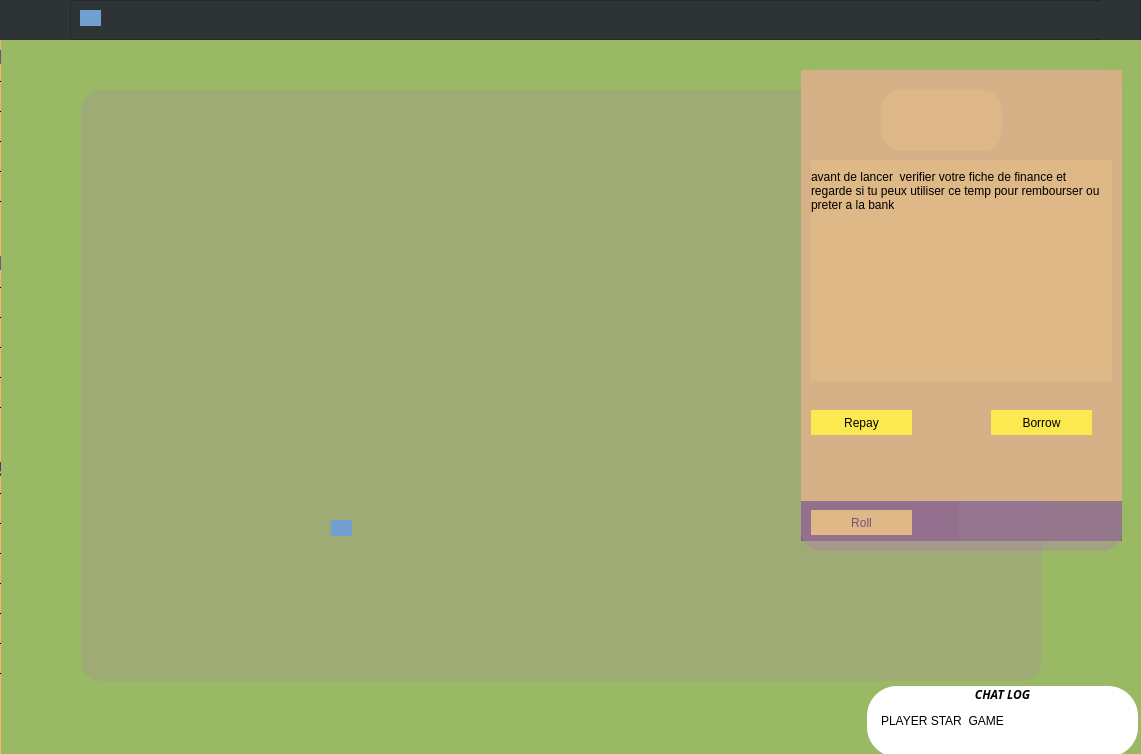
<?xml version="1.0" encoding="UTF-8"?>
<ui version="4.0">
 <class>MainWindow</class>
 <widget class="QMainWindow" name="MainWindow">
  <property name="geometry">
   <rect>
    <x>0</x>
    <y>0</y>
    <width>1141</width>
    <height>754</height>
   </rect>
  </property>
  <property name="windowTitle">
   <string>MainWindow</string>
  </property>
  <property name="styleSheet">
   <string notr="true">background-color: rgb(138, 226, 52);</string>
  </property>
  <widget class="QWidget" name="centralwidget">
   <property name="styleSheet">
    <string notr="true"/>
   </property>
   <layout class="QVBoxLayout" name="verticalLayout">
    <property name="spacing">
     <number>0</number>
    </property>
    <property name="leftMargin">
     <number>0</number>
    </property>
    <property name="topMargin">
     <number>0</number>
    </property>
    <property name="rightMargin">
     <number>0</number>
    </property>
    <property name="bottomMargin">
     <number>0</number>
    </property>
    <item>
     <widget class="QFrame" name="top_bar">
      <property name="maximumSize">
       <size>
        <width>16777215</width>
        <height>40</height>
       </size>
      </property>
      <property name="styleSheet">
       <string notr="true">background-color: rgb(173, 127, 168);</string>
      </property>
      <property name="frameShape">
       <enum>QFrame::NoFrame</enum>
      </property>
      <property name="frameShadow">
       <enum>QFrame::Raised</enum>
      </property>
      <layout class="QHBoxLayout" name="horizontalLayout">
       <property name="spacing">
        <number>0</number>
       </property>
       <property name="leftMargin">
        <number>0</number>
       </property>
       <property name="topMargin">
        <number>0</number>
       </property>
       <property name="rightMargin">
        <number>0</number>
       </property>
       <property name="bottomMargin">
        <number>0</number>
       </property>
       <item>
        <widget class="QFrame" name="frame_btn_toggle">
         <property name="maximumSize">
          <size>
           <width>70</width>
           <height>40</height>
          </size>
         </property>
         <property name="styleSheet">
          <string notr="true">background-color: rgb(46, 52, 54);</string>
         </property>
         <property name="frameShape">
          <enum>QFrame::NoFrame</enum>
         </property>
         <property name="frameShadow">
          <enum>QFrame::Raised</enum>
         </property>
         <widget class="QPushButton" name="btn_toggle">
          <property name="geometry">
           <rect>
            <x>0</x>
            <y>-1</y>
            <width>70</width>
            <height>51</height>
           </rect>
          </property>
          <property name="sizePolicy">
           <sizepolicy hsizetype="Expanding" vsizetype="Expanding">
            <horstretch>0</horstretch>
            <verstretch>0</verstretch>
           </sizepolicy>
          </property>
          <property name="styleSheet">
           <string notr="true">border:0px solid
</string>
          </property>
          <property name="text">
           <string/>
          </property>
          <property name="icon">
           <iconset resource="icons.qrc">
            <normaloff>:/icons/icons/align-left.svg</normaloff>:/icons/icons/align-left.svg</iconset>
          </property>
          <property name="iconSize">
           <size>
            <width>76</width>
            <height>50</height>
           </size>
          </property>
          <property name="shortcut">
           <string>A</string>
          </property>
          <property name="autoRepeat">
           <bool>false</bool>
          </property>
         </widget>
        </widget>
       </item>
       <item>
        <widget class="QFrame" name="frame_top">
         <property name="styleSheet">
          <string notr="true">background-color: rgb(46, 52, 54);</string>
         </property>
         <property name="frameShape">
          <enum>QFrame::StyledPanel</enum>
         </property>
         <property name="frameShadow">
          <enum>QFrame::Raised</enum>
         </property>
         <widget class="QPushButton" name="EXIT">
          <property name="geometry">
           <rect>
            <x>1030</x>
            <y>0</y>
            <width>40</width>
            <height>40</height>
           </rect>
          </property>
          <property name="maximumSize">
           <size>
            <width>40</width>
            <height>40</height>
           </size>
          </property>
          <property name="styleSheet">
           <string notr="true">border:0px solid</string>
          </property>
          <property name="text">
           <string/>
          </property>
          <property name="icon">
           <iconset resource="icons.qrc">
            <normaloff>:/icons/icons/log-out.svg</normaloff>:/icons/icons/log-out.svg</iconset>
          </property>
          <property name="iconSize">
           <size>
            <width>40</width>
            <height>20</height>
           </size>
          </property>
          <property name="shortcut">
           <string>Esc</string>
          </property>
          <property name="autoExclusive">
           <bool>false</bool>
          </property>
         </widget>
         <widget class="QPushButton" name="pushButton_11">
          <property name="geometry">
           <rect>
            <x>10</x>
            <y>10</y>
            <width>21</width>
            <height>16</height>
           </rect>
          </property>
          <property name="styleSheet">
           <string notr="true">border-radius:200px;
background-color: rgb(114, 159, 207);</string>
          </property>
          <property name="text">
           <string/>
          </property>
         </widget>
         <widget class="QWidget" name="layoutWidget">
          <property name="geometry">
           <rect>
            <x>10</x>
            <y>10</y>
            <width>21</width>
            <height>16</height>
           </rect>
          </property>
          <layout class="QHBoxLayout" name="horizontalLayout_3">
           <property name="spacing">
            <number>0</number>
           </property>
          </layout>
         </widget>
         <zorder>layoutWidget</zorder>
         <zorder>EXIT</zorder>
         <zorder>pushButton_11</zorder>
        </widget>
       </item>
      </layout>
     </widget>
    </item>
    <item>
     <widget class="QFrame" name="content">
      <property name="styleSheet">
       <string notr="true">background-color: rgba(173, 127, 168,60);</string>
      </property>
      <property name="frameShape">
       <enum>QFrame::NoFrame</enum>
      </property>
      <property name="frameShadow">
       <enum>QFrame::Raised</enum>
      </property>
      <layout class="QHBoxLayout" name="horizontalLayout_2">
       <property name="spacing">
        <number>0</number>
       </property>
       <property name="leftMargin">
        <number>0</number>
       </property>
       <property name="topMargin">
        <number>0</number>
       </property>
       <property name="rightMargin">
        <number>0</number>
       </property>
       <property name="bottomMargin">
        <number>0</number>
       </property>
       <item>
        <widget class="QFrame" name="frame_left_menu">
         <property name="maximumSize">
          <size>
           <width>1</width>
           <height>16777215</height>
          </size>
         </property>
         <property name="styleSheet">
          <string notr="true">background-color: qlineargradient(spread:pad, x1:0, y1:0, x2:1, y2:0, stop:0 rgba(255, 178, 102, 100), stop:1 rgba(255, 178, 102, 100));</string>
         </property>
         <property name="frameShape">
          <enum>QFrame::NoFrame</enum>
         </property>
         <property name="frameShadow">
          <enum>QFrame::Raised</enum>
         </property>
         <layout class="QVBoxLayout" name="verticalLayout_2">
          <property name="spacing">
           <number>0</number>
          </property>
          <property name="leftMargin">
           <number>0</number>
          </property>
          <property name="topMargin">
           <number>0</number>
          </property>
          <property name="rightMargin">
           <number>0</number>
          </property>
          <property name="bottomMargin">
           <number>0</number>
          </property>
          <item>
           <widget class="QFrame" name="frame_top_menus">
            <property name="styleSheet">
             <string notr="true">background-color: qlineargradient(spread:pad, x1:0, y1:0, x2:1, y2:0, stop:0 rgba(255, 178, 102, 100), stop:1 rgba(255, 178, 102, 100));</string>
            </property>
            <layout class="QVBoxLayout" name="verticalLayout_3">
             <property name="spacing">
              <number>0</number>
             </property>
             <property name="leftMargin">
              <number>0</number>
             </property>
             <property name="topMargin">
              <number>0</number>
             </property>
             <property name="rightMargin">
              <number>0</number>
             </property>
             <property name="bottomMargin">
              <number>0</number>
             </property>
             <item>
              <widget class="QWidget" name="widget" native="true">
               <property name="styleSheet">
                <string notr="true">background-color: qlineargradient(spread:pad, x1:0, y1:0, x2:1, y2:0, stop:0 rgba(255, 178, 102, 100), stop:1 rgba(255, 178, 102, 100));</string>
               </property>
               <widget class="QWidget" name="layoutWidget">
                <property name="geometry">
                 <rect>
                  <x>0</x>
                  <y>10</y>
                  <width>611</width>
                  <height>721</height>
                 </rect>
                </property>
                <layout class="QGridLayout" name="gridLayout">
                 <property name="spacing">
                  <number>0</number>
                 </property>
                 <item row="0" column="0">
                  <widget class="QLabel" name="label_2">
                   <property name="styleSheet">
                    <string notr="true">background-color: rgb(117, 80, 123);
font: 57 italic 17pt &quot;Ubuntu&quot;;
color: rgb(238, 238, 236);</string>
                   </property>
                   <property name="text">
                    <string>INCOME</string>
                   </property>
                   <property name="alignment">
                    <set>Qt::AlignCenter</set>
                   </property>
                  </widget>
                 </item>
                 <item row="0" column="1" rowspan="2" colspan="4">
                  <widget class="QLabel" name="label_5">
                   <property name="text">
                    <string>INCREASE PASSIVE INCOME TO ESCAPE    THE RAT RAT RACE</string>
                   </property>
                   <property name="scaledContents">
                    <bool>false</bool>
                   </property>
                   <property name="alignment">
                    <set>Qt::AlignHCenter|Qt::AlignTop</set>
                   </property>
                   <property name="wordWrap">
                    <bool>true</bool>
                   </property>
                   <property name="indent">
                    <number>-1</number>
                   </property>
                  </widget>
                 </item>
                 <item row="1" column="0" rowspan="3">
                  <widget class="QTableWidget" name="tableWidget">
                   <property name="styleSheet">
                    <string notr="true">background-color: qlineargradient(spread:pad, x1:0, y1:0, x2:1, y2:0, stop:0 rgba(255, 178, 102, 255), stop:1 rgba(255, 178, 102, 255));</string>
                   </property>
                   <property name="frameShape">
                    <enum>QFrame::NoFrame</enum>
                   </property>
                   <row>
                    <property name="text">
                     <string>interest dividends</string>
                    </property>
                   </row>
                   <row>
                    <property name="text">
                     <string/>
                    </property>
                   </row>
                   <row>
                    <property name="text">
                     <string>investissement reel</string>
                    </property>
                   </row>
                   <row>
                    <property name="text">
                     <string/>
                    </property>
                   </row>
                   <column>
                    <property name="text">
                     <string>cash flow</string>
                    </property>
                    <property name="background">
                     <color>
                      <red>32</red>
                      <green>74</green>
                      <blue>135</blue>
                     </color>
                    </property>
                   </column>
                  </widget>
                 </item>
                 <item row="2" column="2" colspan="2">
                  <widget class="QLabel" name="label_6">
                   <property name="text">
                    <string>TOTAL EXPENSES:</string>
                   </property>
                  </widget>
                 </item>
                 <item row="2" column="4">
                  <widget class="QLabel" name="TOTAL_EXPENSE">
                   <property name="text">
                    <string/>
                   </property>
                  </widget>
                 </item>
                 <item row="3" column="2" colspan="3">
                  <widget class="QProgressBar" name="passiv_income">
                   <property name="value">
                    <number>24</number>
                   </property>
                  </widget>
                 </item>
                 <item row="4" column="0">
                  <widget class="QLabel" name="label">
                   <property name="styleSheet">
                    <string notr="true">font: 57 italic 16pt &quot;Ubuntu&quot;;
background-color: rgb(117, 80, 123);
color: rgb(238, 238, 236);</string>
                   </property>
                   <property name="text">
                    <string>EXPENSES</string>
                   </property>
                  </widget>
                 </item>
                 <item row="4" column="2" rowspan="2">
                  <widget class="QLabel" name="label_7">
                   <property name="text">
                    <string>CASH :</string>
                   </property>
                  </widget>
                 </item>
                 <item row="5" column="0" rowspan="4">
                  <widget class="QTableWidget" name="tableWidget_2">
                   <property name="styleSheet">
                    <string notr="true">background-color: qlineargradient(spread:pad, x1:0, y1:0, x2:1, y2:0, stop:0 rgba(255, 178, 102, 255), stop:1 rgba(255, 178, 102, 255));</string>
                   </property>
                   <property name="frameShape">
                    <enum>QFrame::NoFrame</enum>
                   </property>
                   <row>
                    <property name="text">
                     <string>interest dividends</string>
                    </property>
                   </row>
                   <row>
                    <property name="text">
                     <string/>
                    </property>
                   </row>
                   <row>
                    <property name="text">
                     <string>investissement reel</string>
                    </property>
                   </row>
                   <row>
                    <property name="text">
                     <string/>
                    </property>
                   </row>
                   <column>
                    <property name="text">
                     <string>cash flow</string>
                    </property>
                   </column>
                  </widget>
                 </item>
                 <item row="6" column="2">
                  <widget class="QLabel" name="label_8">
                   <property name="text">
                    <string>TOTAL INCOME :</string>
                   </property>
                  </widget>
                 </item>
                 <item row="7" column="2">
                  <widget class="QLabel" name="label_9">
                   <property name="text">
                    <string>TOTAL EXPENSES :</string>
                   </property>
                  </widget>
                 </item>
                 <item row="7" column="3" colspan="2">
                  <widget class="QLabel" name="TOTAL_EXOENSE">
                   <property name="text">
                    <string>$</string>
                   </property>
                  </widget>
                 </item>
                 <item row="8" column="2">
                  <widget class="QLabel" name="label_10">
                   <property name="text">
                    <string>PAYDAY :</string>
                   </property>
                  </widget>
                 </item>
                 <item row="8" column="3" colspan="2">
                  <widget class="QLabel" name="PAYDAY">
                   <property name="text">
                    <string>$</string>
                   </property>
                  </widget>
                 </item>
                 <item row="9" column="0" colspan="5">
                  <widget class="QLabel" name="label_3">
                   <property name="styleSheet">
                    <string notr="true">background-color: rgb(92, 53, 102);
color: rgb(238, 238, 236);</string>
                   </property>
                   <property name="text">
                    <string>ASSETS                                                                    LIABILITIES</string>
                   </property>
                  </widget>
                 </item>
                 <item row="10" column="0" colspan="2">
                  <widget class="QTableWidget" name="tableWidget_3">
                   <property name="styleSheet">
                    <string notr="true">background-color: qlineargradient(spread:pad, x1:0, y1:0, x2:1, y2:0, stop:0 rgba(255, 178, 102, 255), stop:1 rgba(255, 178, 102, 255));</string>
                   </property>
                   <property name="frameShape">
                    <enum>QFrame::NoFrame</enum>
                   </property>
                   <row>
                    <property name="text">
                     <string/>
                    </property>
                   </row>
                   <row>
                    <property name="text">
                     <string/>
                    </property>
                   </row>
                   <row>
                    <property name="text">
                     <string/>
                    </property>
                   </row>
                   <row>
                    <property name="text">
                     <string/>
                    </property>
                   </row>
                   <row>
                    <property name="text">
                     <string/>
                    </property>
                   </row>
                   <row>
                    <property name="text">
                     <string/>
                    </property>
                   </row>
                   <column>
                    <property name="text">
                     <string>STOCKS /Funds /CDs</string>
                    </property>
                   </column>
                   <column>
                    <property name="text">
                     <string>$/Share</string>
                    </property>
                   </column>
                   <item row="3" column="0">
                    <property name="text">
                     <string>Real Estate/Business</string>
                    </property>
                    <property name="font">
                     <font>
                      <pointsize>14</pointsize>
                      <italic>true</italic>
                     </font>
                    </property>
                   </item>
                   <item row="3" column="1">
                    <property name="text">
                     <string>Cost</string>
                    </property>
                    <property name="font">
                     <font>
                      <pointsize>12</pointsize>
                      <italic>true</italic>
                     </font>
                    </property>
                   </item>
                  </widget>
                 </item>
                 <item row="10" column="2" colspan="3">
                  <widget class="QTableWidget" name="tableWidget_4">
                   <property name="styleSheet">
                    <string notr="true">background-color: qlineargradient(spread:pad, x1:0, y1:0, x2:1, y2:0, stop:0 rgba(255, 178, 102, 255), stop:1 rgba(255, 178, 102, 255));</string>
                   </property>
                   <property name="frameShape">
                    <enum>QFrame::NoFrame</enum>
                   </property>
                   <row>
                    <property name="text">
                     <string>MAISON ENGAGE :</string>
                    </property>
                   </row>
                   <row>
                    <property name="text">
                     <string>Car Loans :</string>
                    </property>
                   </row>
                   <row>
                    <property name="text">
                     <string>Credit Cards :</string>
                    </property>
                   </row>
                   <row>
                    <property name="text">
                     <string>investissement reel</string>
                    </property>
                   </row>
                   <row>
                    <property name="text">
                     <string>Real Estate/Businness</string>
                    </property>
                   </row>
                   <row>
                    <property name="text">
                     <string/>
                    </property>
                   </row>
                   <column>
                    <property name="text">
                     <string/>
                    </property>
                   </column>
                   <item row="4" column="0">
                    <property name="text">
                     <string>Liability</string>
                    </property>
                    <property name="font">
                     <font>
                      <family>Serif</family>
                      <pointsize>14</pointsize>
                      <weight>75</weight>
                      <italic>true</italic>
                      <bold>true</bold>
                     </font>
                    </property>
                   </item>
                  </widget>
                 </item>
                 <item row="6" column="3" colspan="2">
                  <widget class="QLabel" name="TOTAL_INCOME">
                   <property name="text">
                    <string>$</string>
                   </property>
                  </widget>
                 </item>
                 <item row="5" column="3" colspan="2">
                  <widget class="QLabel" name="CASH">
                   <property name="text">
                    <string>$</string>
                   </property>
                  </widget>
                 </item>
                </layout>
               </widget>
              </widget>
             </item>
            </layout>
           </widget>
          </item>
         </layout>
        </widget>
       </item>
       <item>
        <widget class="QFrame" name="frame_pages">
         <property name="styleSheet">
          <string notr="true">QFrame#frame_pages{
border-image: url(:/icons/images.jpeg);
}</string>
         </property>
         <property name="frameShape">
          <enum>QFrame::NoFrame</enum>
         </property>
         <property name="frameShadow">
          <enum>QFrame::Raised</enum>
         </property>
         <widget class="QLabel" name="boardgame">
          <property name="geometry">
           <rect>
            <x>80</x>
            <y>50</y>
            <width>961</width>
            <height>591</height>
           </rect>
          </property>
          <property name="styleSheet">
           <string notr="true">border-image: url(:/icons/board/hqdefault.jpg);

border-radius:20px;</string>
          </property>
          <property name="text">
           <string/>
          </property>
         </widget>
         <widget class="QLabel" name="label_15">
          <property name="geometry">
           <rect>
            <x>800</x>
            <y>30</y>
            <width>321</width>
            <height>471</height>
           </rect>
          </property>
          <property name="styleSheet">
           <string notr="true">background-color: qlineargradient(spread:pad, x1:0.487562, y1:0.045, x2:0.493, y2:0.045, stop:0 rgba(117, 80, 123, 196), stop:1 rgba(117, 80, 123, 174));</string>
          </property>
          <property name="text">
           <string/>
          </property>
         </widget>
         <widget class="QStackedWidget" name="stackedWidget">
          <property name="geometry">
           <rect>
            <x>800</x>
            <y>30</y>
            <width>321</width>
            <height>481</height>
           </rect>
          </property>
          <property name="styleSheet">
           <string notr="true">
border-radius:20px;</string>
          </property>
          <property name="currentIndex">
           <number>1</number>
          </property>
          <widget class="QWidget" name="page_8">
           <widget class="QStackedWidget" name="stackedWidget_3">
            <property name="geometry">
             <rect>
              <x>0</x>
              <y>-10</y>
              <width>321</width>
              <height>461</height>
             </rect>
            </property>
            <property name="styleSheet">
             <string notr="true">background-color: rgba(222, 184, 135, 232);</string>
            </property>
            <property name="frameShadow">
             <enum>QFrame::Plain</enum>
            </property>
            <property name="currentIndex">
             <number>1</number>
            </property>
            <widget class="QWidget" name="page_9"/>
            <widget class="QWidget" name="page_10">
             <widget class="QFrame" name="frame_3">
              <property name="geometry">
               <rect>
                <x>10</x>
                <y>90</y>
                <width>301</width>
                <height>371</height>
               </rect>
              </property>
              <property name="frameShape">
               <enum>QFrame::NoFrame</enum>
              </property>
              <property name="frameShadow">
               <enum>QFrame::Raised</enum>
              </property>
              <widget class="QLabel" name="title">
               <property name="geometry">
                <rect>
                 <x>20</x>
                 <y>60</y>
                 <width>261</width>
                 <height>20</height>
                </rect>
               </property>
               <property name="styleSheet">
                <string notr="true">font: 57 bold 13pt &quot;Ubuntu&quot;;
color: rgb(117, 80, 123);</string>
               </property>
               <property name="text">
                <string>Player  choose your DREAM</string>
               </property>
              </widget>
              <widget class="QLabel" name="dream_Description_2">
               <property name="geometry">
                <rect>
                 <x>10</x>
                 <y>50</y>
                 <width>281</width>
                 <height>121</height>
                </rect>
               </property>
               <property name="styleSheet">
                <string notr="true">background-color: rgba(222, 184, 135, 0);</string>
               </property>
               <property name="text">
                <string>tu na pas de reve</string>
               </property>
              </widget>
              <zorder>dream_Description_2</zorder>
              <zorder>title</zorder>
             </widget>
             <widget class="QPushButton" name="btn_prev_1">
              <property name="geometry">
               <rect>
                <x>40</x>
                <y>40</y>
                <width>20</width>
                <height>20</height>
               </rect>
              </property>
              <property name="maximumSize">
               <size>
                <width>20</width>
                <height>20</height>
               </size>
              </property>
              <property name="styleSheet">
               <string notr="true">border:0px solid
</string>
              </property>
              <property name="text">
               <string/>
              </property>
              <property name="icon">
               <iconset resource="icons.qrc">
                <normaloff>:/icons/icons/chevrons-left.svg</normaloff>:/icons/icons/chevrons-left.svg</iconset>
              </property>
              <property name="iconSize">
               <size>
                <width>20</width>
                <height>20</height>
               </size>
              </property>
             </widget>
             <widget class="QPushButton" name="btn_next_2">
              <property name="geometry">
               <rect>
                <x>240</x>
                <y>40</y>
                <width>20</width>
                <height>20</height>
               </rect>
              </property>
              <property name="maximumSize">
               <size>
                <width>20</width>
                <height>20</height>
               </size>
              </property>
              <property name="styleSheet">
               <string notr="true">border:0px solid
</string>
              </property>
              <property name="text">
               <string/>
              </property>
              <property name="icon">
               <iconset resource="icons.qrc">
                <normaloff>:/icons/icons/chevrons-right.svg</normaloff>:/icons/icons/chevrons-right.svg</iconset>
              </property>
              <property name="iconSize">
               <size>
                <width>20</width>
                <height>20</height>
               </size>
              </property>
              <property name="autoRepeat">
               <bool>false</bool>
              </property>
             </widget>
             <widget class="QLabel" name="image_Dream_2">
              <property name="geometry">
               <rect>
                <x>80</x>
                <y>20</y>
                <width>131</width>
                <height>61</height>
               </rect>
              </property>
              <property name="styleSheet">
               <string notr="true">border-image: url(:/board/rolling-dices.svg);</string>
              </property>
              <property name="text">
               <string/>
              </property>
             </widget>
             <widget class="QLabel" name="Profession_info_2">
              <property name="geometry">
               <rect>
                <x>20</x>
                <y>290</y>
                <width>291</width>
                <height>151</height>
               </rect>
              </property>
              <property name="styleSheet">
               <string notr="true">background-color: rgb(238, 238, 236);</string>
              </property>
              <property name="text">
               <string/>
              </property>
             </widget>
            </widget>
           </widget>
           <widget class="QPushButton" name="choose">
            <property name="geometry">
             <rect>
              <x>40</x>
              <y>460</y>
              <width>89</width>
              <height>25</height>
             </rect>
            </property>
            <property name="styleSheet">
             <string notr="true">background-color: rgb(222, 184, 135);
color: rgb(117, 80, 123);</string>
            </property>
            <property name="text">
             <string>CHOOSE</string>
            </property>
           </widget>
          </widget>
          <widget class="QWidget" name="page_11">
           <widget class="QPushButton" name="pushButton_7">
            <property name="geometry">
             <rect>
              <x>10</x>
              <y>440</y>
              <width>101</width>
              <height>25</height>
             </rect>
            </property>
            <property name="styleSheet">
             <string notr="true">background-color: rgb(222, 184, 135);
color: rgb(117, 80, 123);</string>
            </property>
            <property name="text">
             <string>Roll</string>
            </property>
           </widget>
           <widget class="QFrame" name="frame_5">
            <property name="geometry">
             <rect>
              <x>0</x>
              <y>0</y>
              <width>321</width>
              <height>431</height>
             </rect>
            </property>
            <property name="styleSheet">
             <string notr="true">background-color: rgba(222, 184, 135, 229);
border-radius:200px;</string>
            </property>
            <property name="frameShape">
             <enum>QFrame::StyledPanel</enum>
            </property>
            <property name="frameShadow">
             <enum>QFrame::Raised</enum>
            </property>
            <widget class="QPushButton" name="pushButton_9">
             <property name="geometry">
              <rect>
               <x>190</x>
               <y>340</y>
               <width>101</width>
               <height>25</height>
              </rect>
             </property>
             <property name="styleSheet">
              <string notr="true">background-color: rgb(252, 233, 79);
border-radius:2000px;</string>
             </property>
             <property name="text">
              <string>Borrow</string>
             </property>
            </widget>
            <widget class="QPushButton" name="pushButton_8">
             <property name="geometry">
              <rect>
               <x>10</x>
               <y>340</y>
               <width>101</width>
               <height>25</height>
              </rect>
             </property>
             <property name="styleSheet">
              <string notr="true">background-color: rgb(252, 233, 79);

border-radius:15px;
</string>
             </property>
             <property name="text">
              <string>Repay</string>
             </property>
            </widget>
            <widget class="QFrame" name="frame_8">
             <property name="geometry">
              <rect>
               <x>10</x>
               <y>90</y>
               <width>301</width>
               <height>221</height>
              </rect>
             </property>
             <property name="styleSheet">
              <string notr="true">background-color: rgb(222, 184, 135);</string>
             </property>
             <property name="frameShape">
              <enum>QFrame::NoFrame</enum>
             </property>
             <property name="frameShadow">
              <enum>QFrame::Raised</enum>
             </property>
             <widget class="QLabel" name="information">
              <property name="geometry">
               <rect>
                <x>0</x>
                <y>-10</y>
                <width>291</width>
                <height>81</height>
               </rect>
              </property>
              <property name="styleSheet">
               <string notr="true">background-color: rgb(222, 184, 135);</string>
              </property>
              <property name="text">
               <string>avant de lancer  verifier votre fiche de finance et regarde si tu peux utiliser ce temp pour rembourser ou preter a la bank </string>
              </property>
              <property name="scaledContents">
               <bool>true</bool>
              </property>
              <property name="wordWrap">
               <bool>true</bool>
              </property>
             </widget>
             <widget class="QLabel" name="dice_rolling">
              <property name="geometry">
               <rect>
                <x>10</x>
                <y>80</y>
                <width>261</width>
                <height>131</height>
               </rect>
              </property>
              <property name="styleSheet">
               <string notr="true">border-image: url(:/board/board/tenor.gif);
border-image: url(:/board/board/animated-dice-image-0094.gif);
border-radius:20px;</string>
              </property>
              <property name="text">
               <string/>
              </property>
              <property name="wordWrap">
               <bool>false</bool>
              </property>
              <property name="textInteractionFlags">
               <set>Qt::NoTextInteraction</set>
              </property>
             </widget>
             <widget class="QLabel" name="label_13">
              <property name="geometry">
               <rect>
                <x>-10</x>
                <y>-100</y>
                <width>319</width>
                <height>441</height>
               </rect>
              </property>
              <property name="styleSheet">
               <string notr="true">background-color: rgba(222, 184, 135, 229);</string>
              </property>
              <property name="text">
               <string/>
              </property>
             </widget>
             <zorder>label_13</zorder>
             <zorder>information</zorder>
             <zorder>dice_rolling</zorder>
            </widget>
            <widget class="QLabel" name="dice_image">
             <property name="geometry">
              <rect>
               <x>80</x>
               <y>20</y>
               <width>121</width>
               <height>61</height>
              </rect>
             </property>
             <property name="styleSheet">
              <string notr="true">border-image: url(:/board/rolling-dices.svg);
border-radius:20px;</string>
             </property>
             <property name="text">
              <string/>
             </property>
            </widget>
           </widget>
          </widget>
          <widget class="QWidget" name="page_12">
           <widget class="QPushButton" name="pushButton_10">
            <property name="geometry">
             <rect>
              <x>30</x>
              <y>330</y>
              <width>89</width>
              <height>25</height>
             </rect>
            </property>
            <property name="text">
             <string>Roll</string>
            </property>
           </widget>
          </widget>
         </widget>
         <widget class="QPushButton" name="player">
          <property name="geometry">
           <rect>
            <x>330</x>
            <y>480</y>
            <width>21</width>
            <height>16</height>
           </rect>
          </property>
          <property name="styleSheet">
           <string notr="true">border-radius:200px;
background-color: rgb(114, 159, 207);</string>
          </property>
          <property name="text">
           <string/>
          </property>
         </widget>
         <widget class="QLabel" name="label_4">
          <property name="geometry">
           <rect>
            <x>866</x>
            <y>646</y>
            <width>271</width>
            <height>71</height>
           </rect>
          </property>
          <property name="font">
           <font>
            <family>Ubuntu Condensed</family>
            <weight>75</weight>
            <italic>true</italic>
            <bold>true</bold>
           </font>
          </property>
          <property name="styleSheet">
           <string notr="true">background-color: rgb(255, 255, 255);
border-radius:30px;</string>
          </property>
          <property name="text">
           <string>CHAT LOG</string>
          </property>
          <property name="alignment">
           <set>Qt::AlignHCenter|Qt::AlignTop</set>
          </property>
         </widget>
         <widget class="QLabel" name="label_11">
          <property name="geometry">
           <rect>
            <x>880</x>
            <y>660</y>
            <width>251</width>
            <height>41</height>
           </rect>
          </property>
          <property name="styleSheet">
           <string notr="true">background-color: rgb(255, 255, 255);
border-radius:30px;</string>
          </property>
          <property name="text">
           <string>PLAYER STAR  GAME</string>
          </property>
         </widget>
        </widget>
       </item>
      </layout>
      <zorder>frame_pages</zorder>
      <zorder>frame_left_menu</zorder>
     </widget>
    </item>
   </layout>
  </widget>
 </widget>
 <resources>
  <include location="icons.qrc"/>
 </resources>
 <connections>
  <connection>
   <sender>pushButton_7</sender>
   <signal>clicked()</signal>
   <receiver>label_13</receiver>
   <slot>clear()</slot>
   <hints>
    <hint type="sourcelabel">
     <x>883</x>
     <y>510</y>
    </hint>
    <hint type="destinationlabel">
     <x>1106</x>
     <y>387</y>
    </hint>
   </hints>
  </connection>
  <connection>
   <sender>choose</sender>
   <signal>clicked()</signal>
   <receiver>Profession_info_2</receiver>
   <slot>clear()</slot>
   <hints>
    <hint type="sourcelabel">
     <x>873</x>
     <y>537</y>
    </hint>
    <hint type="destinationlabel">
     <x>975</x>
     <y>453</y>
    </hint>
   </hints>
  </connection>
  <connection>
   <sender>btn_next_2</sender>
   <signal>clicked()</signal>
   <receiver>dream_Description_2</receiver>
   <slot>clear()</slot>
   <hints>
    <hint type="sourcelabel">
     <x>1043</x>
     <y>108</y>
    </hint>
    <hint type="destinationlabel">
     <x>1070</x>
     <y>264</y>
    </hint>
   </hints>
  </connection>
  <connection>
   <sender>btn_prev_1</sender>
   <signal>clicked()</signal>
   <receiver>dream_Description_2</receiver>
   <slot>clear()</slot>
   <hints>
    <hint type="sourcelabel">
     <x>848</x>
     <y>119</y>
    </hint>
    <hint type="destinationlabel">
     <x>848</x>
     <y>235</y>
    </hint>
   </hints>
  </connection>
  <connection>
   <sender>btn_toggle</sender>
   <signal>clicked()</signal>
   <receiver>btn_toggle</receiver>
   <slot>animateClick()</slot>
   <hints>
    <hint type="sourcelabel">
     <x>42</x>
     <y>21</y>
    </hint>
    <hint type="destinationlabel">
     <x>44</x>
     <y>32</y>
    </hint>
   </hints>
  </connection>
 </connections>
</ui>
